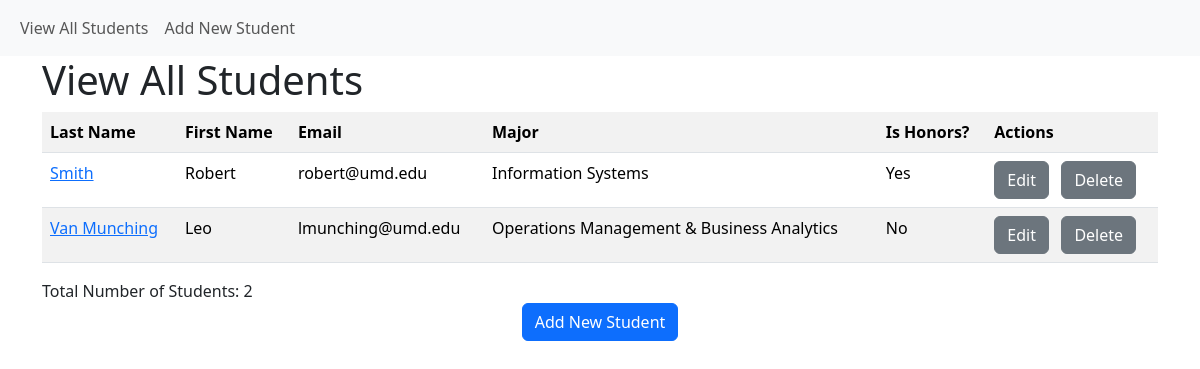
Screenshot of /student/view with the database file from the repository.
### models.py (models this page shows, shortened)
class Student(db.Model):
    __tablename__ = "student"
    student_id = db.Column(db.Integer, primary_key=True)
    first_name = db.Column(db.String(30), nullable=False)
    last_name = db.Column(db.String(50), nullable=False)
    email = db.Column(db.String(100), nullable=False)
    major_id = db.Column(db.Integer, db.ForeignKey('major.major_id'))
    birth_date = db.Column(db.DateTime, nullable=False)
    num_credits_completed = db.Column(db.Integer, nullable=False)
    gpa = db.Column(db.Float, nullable=False)
    is_honors = db.Column(db.Boolean, nullable=False)

class Major(db.Model):
    __tablename__ = "major"
    major_id = db.Column(db.Integer, primary_key=True)
    major = db.Column(db.String(30), nullable=False)
    students = db.relationship('Student', backref='students')

### app.py (the view)
@app.route('/student/view')
def student_view_all():
    students = Student.query.outerjoin(Major, Student.major_id == Major.major_id) \
        .add_entity(Major) \
        .order_by(Student.last_name, Student.first_name) \
        .all()
    return render_template('student_view_all.html', students=students)

### templates/student_view_all.html (shortened to what this page needs)
{% extends "base.html" %}
{% block page_head %}
    View All Students
{% endblock %}
{% block page_content %}
    <div class="row">
    <div class="col">
    <table class="table table-striped">
        <tr>
            <th>Last Name</th>
			<th>First Name</th>
            <th>Email</th>
            <th>Major</th>
            <th>Is Honors?</th>
            <th>Actions</th>
        </tr>
        {% for each_student, each_major in students %}
        <tr>
            <td><a href="{{ url_for('student_view', student_id=each_student['student_id']) }}">{{ each_student['last_name'] }}</a></td>
            <td>{{ each_student['first_name'] }}</td>
            <td>{{ each_student['email'] }}</td>
            <td>{{ each_major['major'] }}</td>
            <td>{{ 'Yes' if each_student['is_honors'] == 1 else 'No' }}</td>
            <td>
                <a href="{{ url_for('student_edit', student_id=each_student['student_id']) }}" class="btn btn-secondary" role="button">Edit</a>
                <a href="{{ url_for('student_delete', student_id=each_student['student_id']) }}" class="btn btn-secondary" role="button">Delete</a>
            </td>
        </tr>
        {% endfor %}
    </table>
    </div>
    </div>
    <div class="row">
        <div class="col">
            Total Number of Students: {{ students|length }}
        </div>
    </div>
    <div class="row">
        <div class="col text-center">
            <a href="{{ url_for('student_create') }}" class="btn btn-primary" role="button">Add New Student</a>
        </div>
    </div>
{% endblock %}

### templates/base.html (shortened to what this page needs)
<!DOCTYPE html>
<html lang="en">
  <head>
    <link href="https://cdn.jsdelivr.net/npm/bootstrap@5.3.3/dist/css/bootstrap.min.css" rel="stylesheet">
    </head>
  <body>
  <nav class="navbar navbar-expand-lg navbar-light bg-light">
  <div class="container-fluid">
    <div class="collapse navbar-collapse" id="navbarSupportedContent">
      <ul class="navbar-nav me-auto mb-2 mb-lg-0">
        <li class="nav-item">
          <a class="nav-link" href="{{ url_for('student_view_all') }}">View All Students</a>
        </li>
        <li class="nav-item">
          <a class="nav-link" href="{{ url_for('student_create') }}">Add New Student</a>
        </li>
      </ul>
    </div>
  </div>
</nav>
    <div class="container">
        <h1>{% block page_head %}{% endblock %}</h1>
        {% block page_content %}{% endblock %}
    </div>
  </body>
</html>

### rows the page displays
Student: last_name "Smith", first_name "Robert", email "robert@umd.edu", major "Information Systems", is_honors "Yes"
Student: last_name "Van Munching", first_name "Leo", email "lmunching@umd.edu", major "Operations Management & Business Analytics", is_honors "No"

### other values shown
{{ students|length }} "2"
